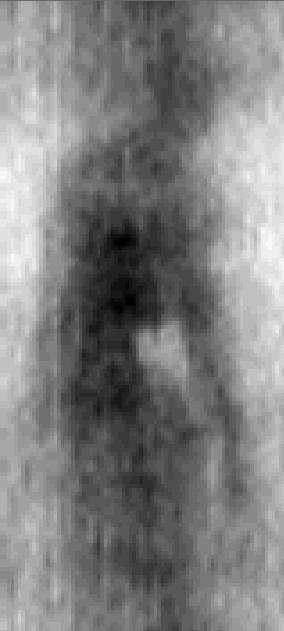
%> input picture kodlar/image_1600.jpg, 284 x 631 px
$ octave deneme7.m   (GNU Octave 9; MATLAB toolbox functions it lacks are replaced by stand-ins)
%> lines starting %> are read from the running program, lines starting %| are printed output that depends on the picture
clear all;
close all;
clc;

img=imread("image_1600.jpg");
%> img is the input picture: size 631x284x3 uint8; min 0, max 252, mean 127.6
f=ones(3,3)/5; %mean filter kernel
img1= imfilter(img,f);
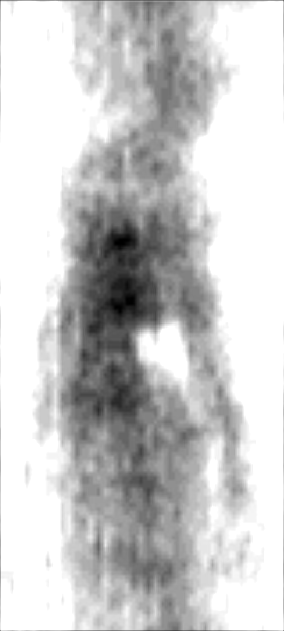
%> img1: size 631x284x3 uint8; min 0, max 255, mean 201.8

b(:,:,1)=225-img1(:,:,1);
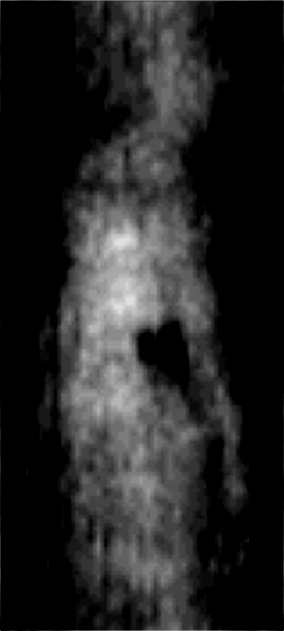
%> b: size 631x284 uint8; min 0, max 225, mean 36.5
b(:,:,2)=225-img1(:,:,2);
b(:,:,3)=225-img1(:,:,3);
%> b: size 631x284x3 uint8

imgd=im2double(b);

SE=strel('disk',2);
img2= imdilate(imgd,SE);
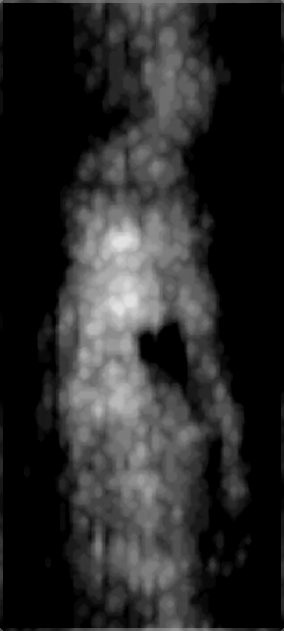
%> img2: size 631x284x3 double; min 0, max 0.882, mean 0.162

img3= imfill(img2,"holes");


 subplot(121);imshow(img); title('Orijinal Image');
% subplot(111);imshow(img1); title('Mean Filter');
% subplot(111),imshow(b); title('CMY Dönüşümü');
 subplot(122),imshow(img3); title('Dönüşüm sonucu');
% subplot(111),imshow(img3); title('imfill Dönüşümü');

$ run again, with kodlar/image_0348.jpg copied over kodlar/image_1600.jpg
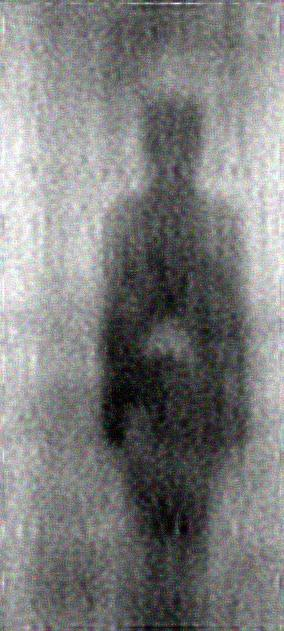
%> input picture kodlar/image_0348.jpg, 284 x 631 px
%> img is the input picture: size 631x284x3 uint8; mean R, G, B 125.7, 125.7, 125.7
%> `img1= imfilter(img,f);`:
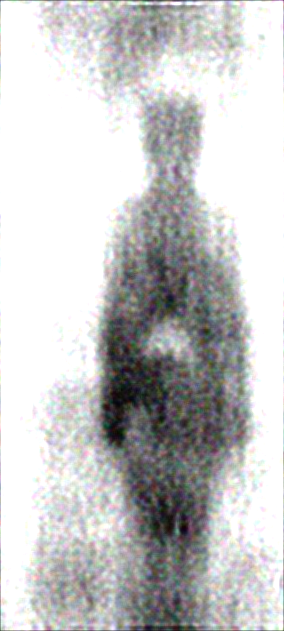
%> img1: size 631x284x3 uint8; mean R, G, B 198.4, 198.4, 198.4
%> `img2= imdilate(imgd,SE);`:
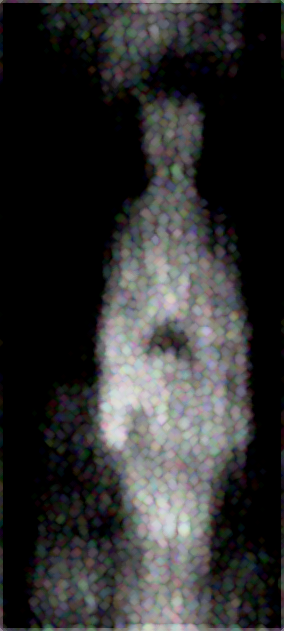
%> img2: size 631x284x3 double; mean R, G, B 0.19, 0.19, 0.19

$ run again, with kodlar/image_0414.jpg copied over kodlar/image_1600.jpg
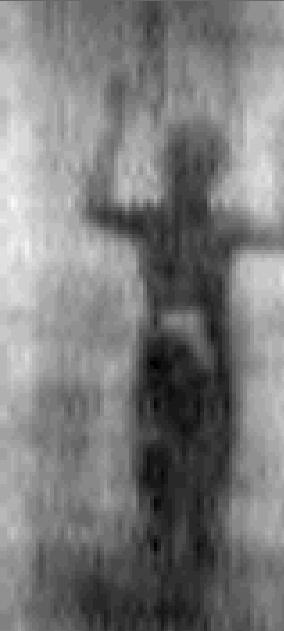
%> input picture kodlar/image_0414.jpg, 284 x 631 px
%> img is the input picture: size 631x284x3 uint8; min 0, max 252, mean 123
%> `img1= imfilter(img,f);`:
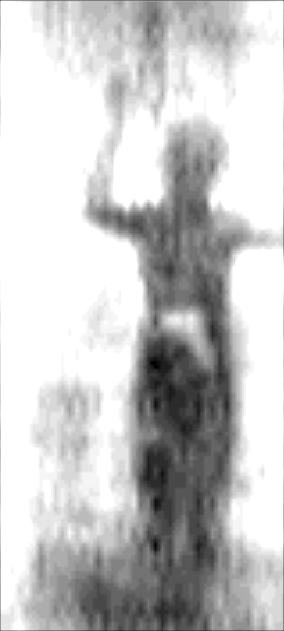
%> img1: size 631x284x3 uint8; min 0, max 255, mean 198.9
%> `img2= imdilate(imgd,SE);`:
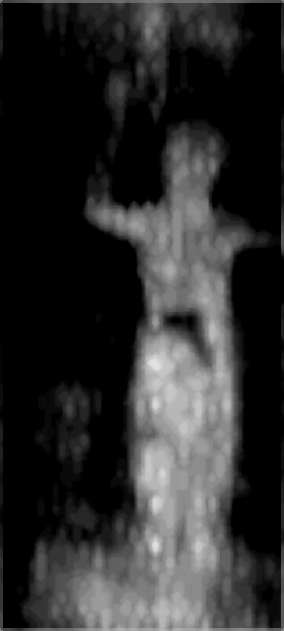
%> img2: size 631x284x3 double; min 0, max 0.882, mean 0.175
